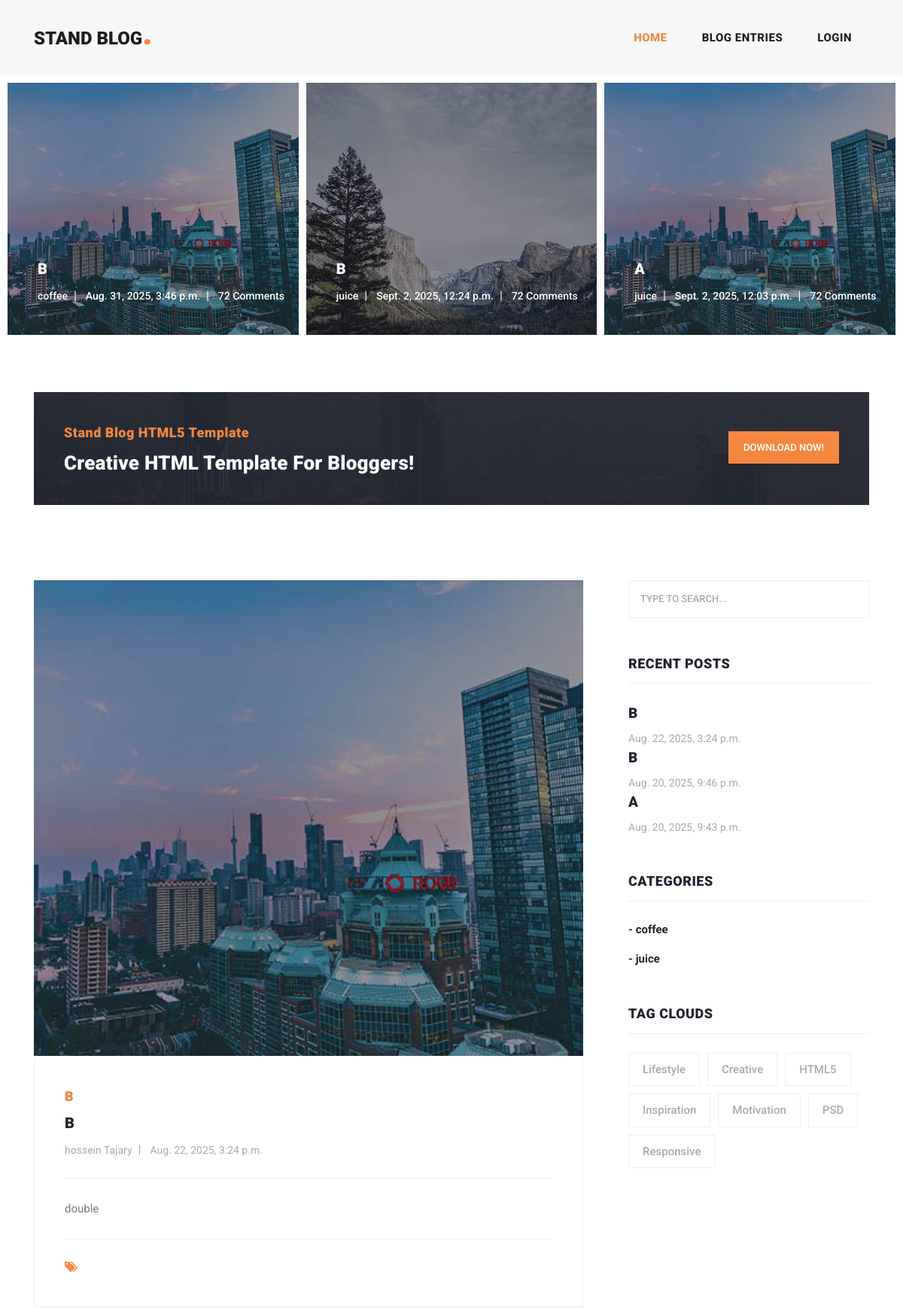
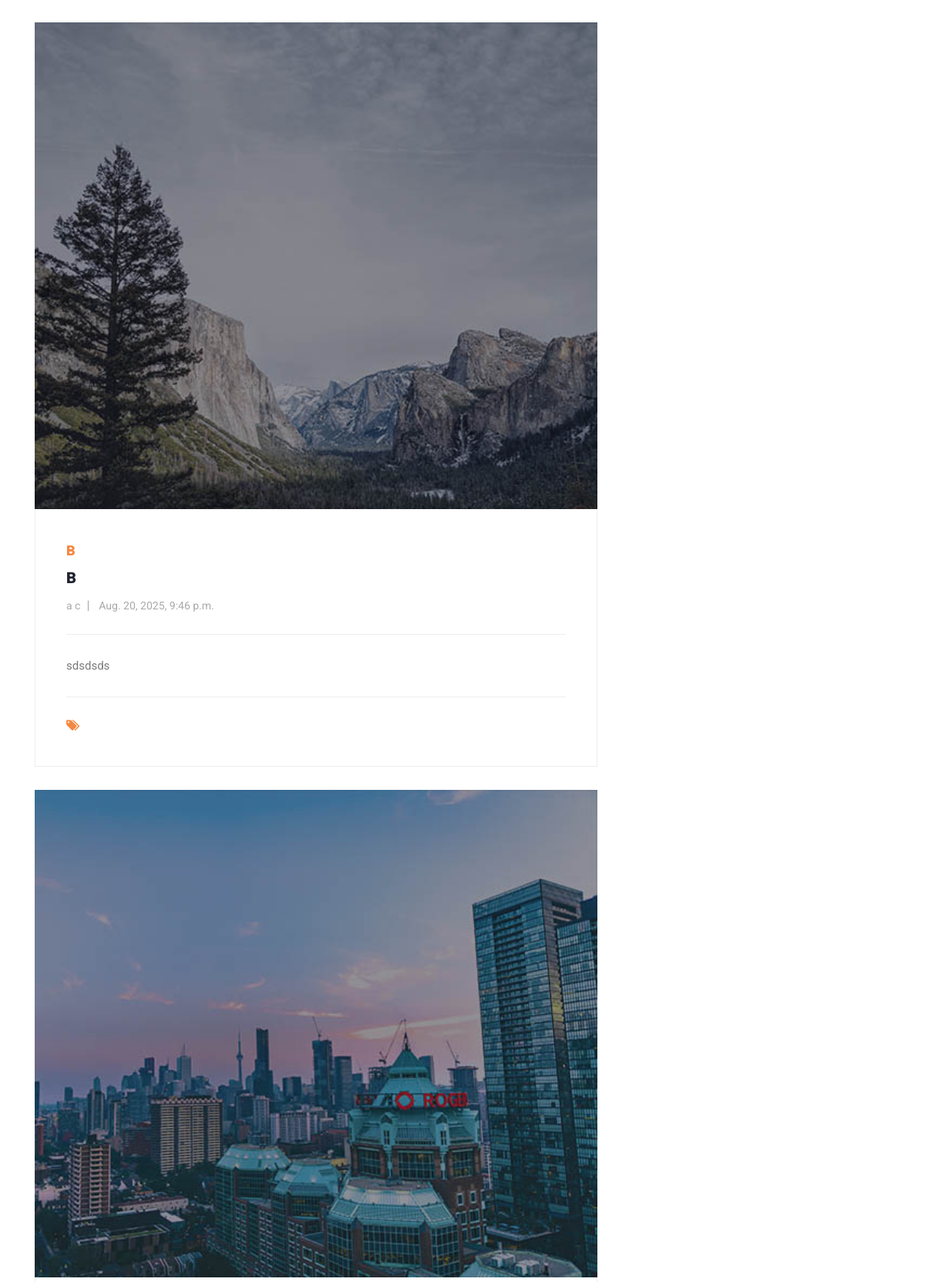
The page / (upper part) on the database its author committed (2 pictures, top to bottom).
### blog/models.py (models this page shows, shortened)
class Article(models.Model):
    CHOICES = (
        ('A', 'ais'),
        ('B', 'blue'),
    )
    Author = models.ForeignKey(User, on_delete=models.CASCADE)
    title = models.CharField(max_length=750, choices=CHOICES, default='A', unique_for_date='up_date')
    category = models.ManyToManyField(Category, related_name='category') # ==> we can change 'category' to '+' for reverse access disabling
    body = models.TextField()
    image = models.ImageField(upload_to='Images/ArticlesImage')
    created = models.DateTimeField(auto_now_add=True)
    updated = models.DateTimeField(auto_now=True)
    up_date = models.DateField(timezone.now())
    status = models.BooleanField(default=False)
    objects = models.Manager()  # it must be here if you do custom manager
    custom_object = ArticleManager()
    slug = models.SlugField(null=True, unique=True, blank=True) # Slug Field for using in URLS
    class Meta:
        verbose_name = 'Post'
        verbose_name_plural = 'Posts'
        ordering = ('-created',)
    def get_absolute_url(self):
        return reverse("blog:post_detail", kwargs={"slug": self.slug})  # changed for slug

class Category(models.Model):
    title = models.CharField(max_length=100)
    description = models.CharField(max_length=250)
    created_at = models.DateTimeField(auto_now_add=True)

### home/views.py (the view)
# urls.py: path('', home, name='home_page')
def home(request):
    obj = Article.custom_object.all()
    recent_post = Article.objects.all().order_by('-created')[:3]
    return render(request, 'home/index.html', {'articles': obj, 'recent_posts': recent_post})

### blog/models.py (called while the page is built)
    def get_queryset(self):
        return super(ArticleManager, self).get_queryset().filter(status=True)

### context_processor/context_processor.py (called while the page is built)
def recent_post(request):
    recent_posts = Article.objects.order_by('-created')[:3]
    return {'recent_article': recent_posts}

def show_categories(request):
    recent_category = Category.objects.all()[:3]
    return {'category': recent_category}

### home/templates/home/index.html (shortened to what this page needs)
{% extends "base.html" %}
{% load static %}
{% block content %}
<div class="main-banner header-text">
    <div class="container-fluid">
        <div class="owl-banner owl-carousel">
            {% for article in articles %}
            <div class="item">
                <img src="{{ article.image.url }}" alt="{{ article.title }}">
                <div class="item-content">
                    <div class="main-content">
                        <a href="{{ article.get_absolute_url }}"><h4>{{ article.title }}</h4></a>
                        <ul class="post-info">
                            <li><a href="#">{{ article.category.first.title }}</a></li>
                            <li><a href="#">{{ article.updated }}</a></li>
                            <li><a href="#">72 Comments</a></li>
                        </ul>
                    </div>
                </div>
            </div>
            {% endfor %}
        </div>
    </div>
</div>
<section class="call-to-action">
    <div class="container">
        <div class="row">
            <div class="col-lg-12">
                <div class="main-content">
                    <div class="row">
                        <div class="col-lg-8">
                            <span>Stand Blog HTML5 Template</span>
                            <h4>Creative HTML Template For Bloggers!</h4>
                        </div>
                        <div class="col-lg-4">
                            <div class="main-button">
                                <a rel="nofollow" href="https://templatemo.com/tm-551-stand-blog" target="_parent">Download
                                    Now!</a>
                            </div>
                        </div>
                    </div>
                </div>
            </div>
        </div>
    </div>
</section>
<section class="blog-posts">
    <div class="container">
        <div class="row">
            <div class="col-lg-8">
                <div class="all-blog-posts">
                    <div class="row">
                        {% for posts in articles %}
                            <div class="col-lg-12">
                            <div class="blog-post">
                                <div class="blog-thumb">
                                    <img src="{{ posts.image.url }}" alt="">
                                </div>
                                <div class="down-content">
                                    <span>{{ posts.title }}</span>
                                    <a href="{{ posts.get_absolute_url }}"><h4>{{ posts.title }}</h4></a>
                                    <ul class="post-info">
                                        <li><a href="#">{{ posts.Author.get_full_name }}</a></li>
                                        <li><a href="#">{{ posts.created }}</a></li>
                                    </ul>
                                    <p>{{ posts.body }}</p>
                                    <div class="post-options">
                                        <div class="row">
                                            <div class="col-6">
                                                <ul class="post-tags">
                                                    <li><i class="fa fa-tags"></i></li>
                                                </ul>
                                            </div>
                                        </div>
                                    </div>
                                </div>
                            </div>
                        </div>
                        {% endfor %}
                    </div>
                </div>
            </div>
            <div class="col-lg-4">
                {% include 'sidebar.html'   %}
            </div>
        </div>
    </div>
</section>
{% endblock content %}

### templates/sidebar.html
<div class="sidebar">
                    <div class="row">
                        <div class="col-lg-12">
                            <div class="sidebar-item search">
                                <form id="search_form" name="gs" method="GET" action="#">
                                    <input type="text" name="q" class="searchText" placeholder="type to search..."
                                           autocomplete="on">
                                </form>
                            </div>
                        </div>
                        <div class="col-lg-12">
                            <div class="sidebar-item recent-posts">
                                <div class="sidebar-heading">
                                    <h2>Recent Posts</h2>
                                </div>
                                {% for recent_post in recent_article %}
                                <div class="content">
                                    <ul>
                                        <li><a href="{{ recent_post.get_absolute_url }}">
                                            <h5>{{ recent_post.title }}</h5>
                                            <span>{{ recent_post.created }}</span>
                                        </a></li>
                                    </ul>
                                </div>
                                {% endfor %}
                            </div>
                        </div>
                        <div class="col-lg-12">
                            <div class="sidebar-item categories">
                                <div class="sidebar-heading">
                                    <h2>Categories</h2>
                                </div>
                                <div class="content">
                                    <ul>
                                        {% for cat in category %}
                                            <li><a href="{% url "blog:category" cat.id %}">- {{ cat.title }} </a></li>
                                        {% endfor %}
                                    </ul>
                                </div>
                            </div>
                        </div>
                        <div class="col-lg-12">
                            <div class="sidebar-item tags">
                                <div class="sidebar-heading">
                                    <h2>Tag Clouds</h2>
                                </div>
                                <div class="content">
                                    <ul>
                                        <li><a href="#">Lifestyle</a></li>
                                        <li><a href="#">Creative</a></li>
                                        <li><a href="#">HTML5</a></li>
                                        <li><a href="#">Inspiration</a></li>
                                        <li><a href="#">Motivation</a></li>
                                        <li><a href="#">PSD</a></li>
                                        <li><a href="#">Responsive</a></li>
                                    </ul>
                                </div>
                            </div>
                        </div>
                    </div>
                </div>

### rows shown on the page
Article: image (picture), title "B", category.first "coffee", updated "Aug. 31, 2025, 3:46 p.m.", Author.get_full_name "hossein Tajary", created "Aug. 22, 2025, 3:24 p.m.", body "double"
Article: image (picture), title "B", category.first "juice", updated "Sept. 2, 2025, 12:24 p.m.", Author.get_full_name "a c", created "Aug. 20, 2025, 9:46 p.m.", body "sdsdsds"
Article: image (picture), title "A", category.first "juice", updated "Sept. 2, 2025, 12:03 p.m.", created "Aug. 20, 2025, 9:43 p.m."
Category: title "coffee"
Category: title "juice"
